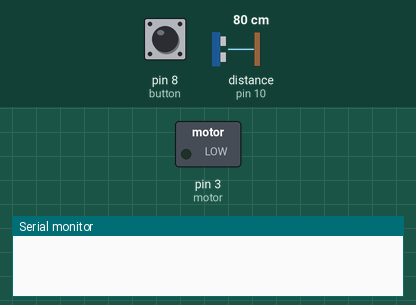
Recording of a sketch running on a simulated Arduino Uno, built with avr-gcc and run on an emulated ATmega328P. Parts: switched loads named in the sketch (green lamp = pin HIGH), the last lines printed to the serial monitor. The test bench sets the inputs (shaded band); at power-on: pin 8 (button) LOW, distance to the obstacle (sensor on pin 10) 80 cm. The echo pulse lasts 58.3 µs per cm; pins used as bus, display or sensor lines are not drawn.

Above: at 1.2 s.
1.3 s: pin 8 (button) pulled HIGH for 0.15 s
At 2.7 s:
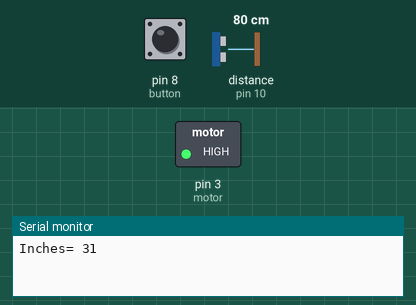
3.8 s: distance to the obstacle (sensor on pin 10) set to 31 cm
6.5 s: distance to the obstacle (sensor on pin 10) set to 25 cm
At 9.1 s:
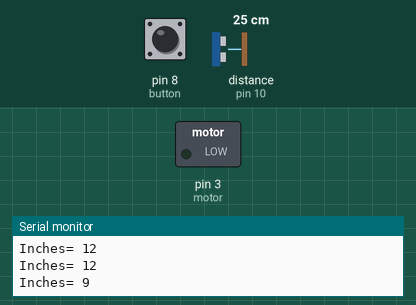
9.5 s: distance to the obstacle (sensor on pin 10) set to 35 cm
At 11.7 s:
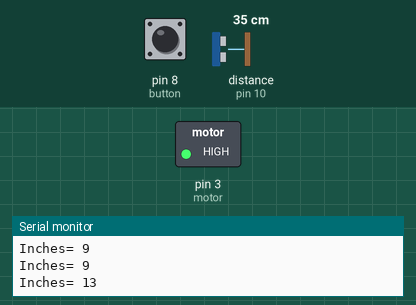
Timing chart, 0 to 13.2 s (numbered marks = the images above; inputs shaded):
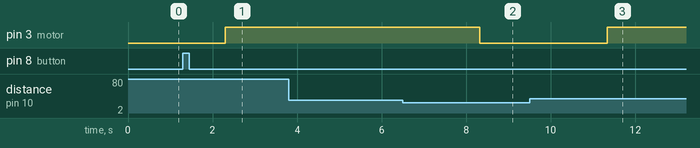

The sketch:

ultrasonic_sensor_with_motor1.ino
```cpp
#include<Servo.h>

int button = 8;
int motor = 3;
int trigpin =11;
int echopin = 10;

void setup()
{
  pinMode(button, INPUT);
  pinMode(motor, OUTPUT);
  pinMode(trigpin, OUTPUT);
  Serial.begin(9600);
}

void loop()
{
  long x, inches;
  int buttonstate = digitalRead(button);
  while (buttonstate == 1)
  {
    inches = microsecondsToInches(x);
    delay(1000);
    Serial.print("Inches= ");
    Serial.println(inches);

    if (inches>10)
    {
      digitalWrite(motor, HIGH);
    }
    else
    {
      digitalWrite(motor, LOW);
    }
  }
}

double microsecondsToInches(long duration)
{
  digitalWrite(trigpin, LOW);
  delayMicroseconds(2);
  digitalWrite(trigpin, HIGH);
  delayMicroseconds(10);
  digitalWrite(trigpin, LOW);

  duration = pulseIn(echopin, HIGH);
  return duration / 74 /2;
}
```

Measured:
- the behaviour switches between 28 and 27 cm on distance to the obstacle (sensor on pin 10) (found by bisection; images 1 and 2)
- after the input at 1.3 s, pin 3 (motor): LOW → HIGH after 1.0 s
- after the input at 6.5 s, pin 3 (motor): HIGH → LOW after 1.8 s
- after the input at 9.5 s, pin 3 (motor): LOW → HIGH after 1.8 s
